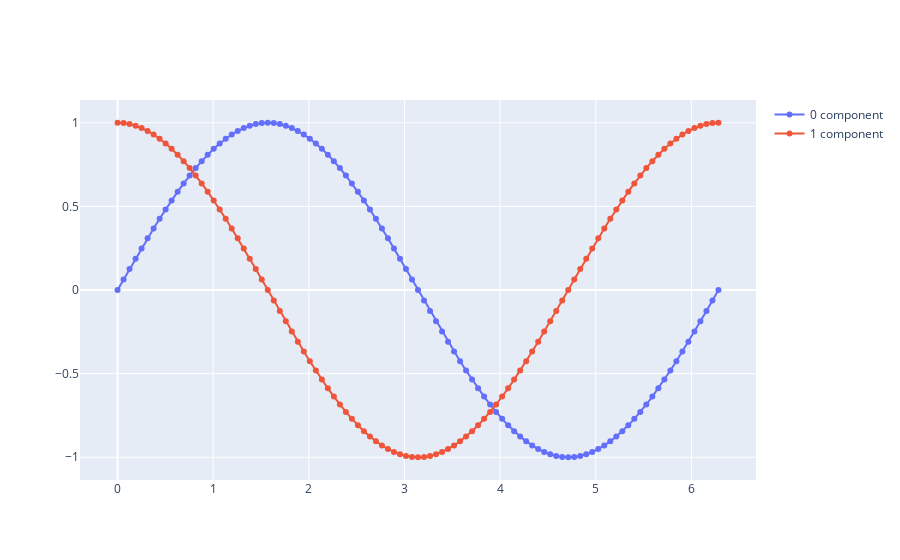

The notebook cell this image was saved under:
### Code cell
# binary
# tem = 2*vs + 2
# tem.preview()
# iter
# for t, y in vs:
#     print(t, y)
# shift
# vs.shift(2).preview()
# redshift
# vs.redshift(1).preview()
# crop
# vs.crop(np.pi, 2*np.pi).preview()
# remove_mean
# tem = vs + 2
# tem.remove_mean().preview()
# Resample the timeseries to regularly spaced times
# vs.regular_resample().preview()
# integrate
# ts.integrate().preview()
# gradient
# ts.gradient().preview()
# polyfit
# ts.polyfit(3)
